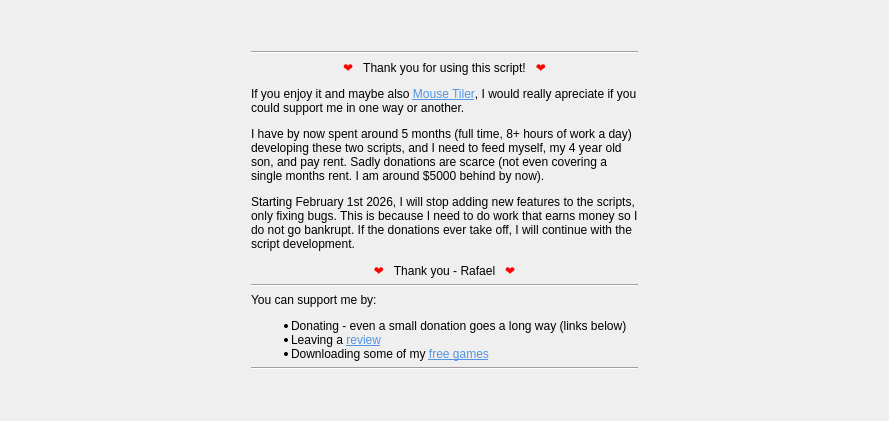
     <widget class="QWidget" name="tab_3">
      <attribute name="icon">
       <iconset theme="media-floppy"/>
      </attribute>
      <attribute name="title">
       <string>Other</string>
      </attribute>
      <layout class="QVBoxLayout" name="verticalLayout_12">
       <item>
        <spacer name="verticalSpacer_4">
         <property name="orientation">
          <enum>Qt::Orientation::Vertical</enum>
         </property>
         <property name="sizeHint" stdset="0">
          <size>
           <width>20</width>
           <height>40</height>
          </size>
         </property>
        </spacer>
       </item>
       <item>
        <layout class="QHBoxLayout" name="horizontalLayout_6">
         <item>
          <spacer name="horizontalSpacer_4">
           <property name="orientation">
            <enum>Qt::Orientation::Horizontal</enum>
           </property>
           <property name="sizeType">
            <enum>QSizePolicy::Policy::Minimum</enum>
           </property>
           <property name="sizeHint" stdset="0">
            <size>
             <width>240</width>
             <height>20</height>
            </size>
           </property>
          </spacer>
         </item>
         <item>
          <layout class="QVBoxLayout" name="verticalLayout_21">
           <item>
            <widget class="Line" name="line_13">
             <property name="orientation">
              <enum>Qt::Orientation::Horizontal</enum>
             </property>
            </widget>
           </item>
           <item>
            <widget class="QLabel" name="label_63">
             <property name="sizePolicy">
              <sizepolicy hsizetype="MinimumExpanding" vsizetype="Minimum">
               <horstretch>0</horstretch>
               <verstretch>0</verstretch>
              </sizepolicy>
             </property>
             <property name="text">
              <string>&lt;html&gt;&lt;head/&gt;&lt;body&gt;&lt;p align=&quot;center&quot;&gt;&lt;span style=&quot; font-weight:700; color:#ff0000;&quot;&gt;❤ &amp;nbsp; &lt;/span&gt;Thank you for using this script!&lt;span style=&quot; font-weight:700; color:#ff0000;&quot;&gt; &amp;nbsp; ❤&lt;/span&gt;&lt;/p&gt;&lt;p&gt;If you enjoy it and maybe also &lt;a href=&quot;https://store.kde.org/p/2334027&quot;&gt;&lt;span style=&quot; text-decoration: underline; color:#5294e2;&quot;&gt;Mouse Tiler&lt;/span&gt;&lt;/a&gt;, I would really apreciate if you could support me in one way or another.&lt;/p&gt;&lt;p&gt;I have by now spent around 5 months (full time, 8+ hours of work a day) developing these two scripts, and I need to feed myself, my 4 year old son, and pay rent. Sadly donations are scarce (not even covering a single months rent. I am around $5000 behind by now).&lt;/p&gt;&lt;p&gt;Starting February 1st 2026, I will stop adding new features to the scripts, only fixing bugs. This is because I need to do work that earns money so I do not go bankrupt. If the donations ever take off, I will continue with the script development.&lt;/p&gt;&lt;p align=&quot;center&quot;&gt;&lt;span style=&quot; font-weight:700; color:#ff0000;&quot;&gt;❤ &amp;nbsp; &lt;/span&gt;Thank you - Rafael&lt;span style=&quot; font-weight:700; color:#ff0000;&quot;&gt; &amp;nbsp; ❤&lt;/span&gt;&lt;/p&gt;&lt;/body&gt;&lt;/html&gt;</string>
             </property>
             <property name="alignment">
              <set>Qt::AlignmentFlag::AlignLeading|Qt::AlignmentFlag::AlignLeft|Qt::AlignmentFlag::AlignVCenter</set>
             </property>
             <property name="wordWrap">
              <bool>true</bool>
             </property>
             <property name="openExternalLinks">
              <bool>true</bool>
             </property>
            </widget>
           </item>
           <item>
            <widget class="Line" name="line_12">
             <property name="orientation">
              <enum>Qt::Orientation::Horizontal</enum>
             </property>
            </widget>
           </item>
           <item>
            <layout class="QHBoxLayout" name="horizontalLayout_7">
             <item>
              <widget class="QLabel" name="label_64">
               <property name="text">
                <string>&lt;html&gt;&lt;head/&gt;&lt;body&gt;&lt;p&gt;You can support me by:&lt;/p&gt;&lt;ul style=&quot;margin-top: 0px; margin-bottom: 0px; margin-left: 0px; margin-right: 0px; -qt-list-indent: 1;&quot;&gt;&lt;li style=&quot; margin-top:0px; margin-bottom:0px; margin-left:0px; margin-right:0px; -qt-block-indent:0; text-indent:0px;&quot;&gt;   Donating - even a small donation goes a long way (links below)&lt;/li&gt;&lt;li style=&quot; margin-top:0px; margin-bottom:0px; margin-left:0px; margin-right:0px; -qt-block-indent:0; text-indent:0px;&quot;&gt;   Leaving a &lt;a href=&quot;https://store.kde.org/p/2324743&quot;&gt;&lt;span style=&quot; text-decoration: underline; color:#5294e2;&quot;&gt;review&lt;/span&gt;&lt;/a&gt;&lt;/li&gt;&lt;li style=&quot; margin-top:0px; margin-bottom:0px; margin-left:0px; margin-right:0px; -qt-block-indent:0; text-indent:0px;&quot;&gt;   Downloading some of my &lt;a href=&quot;https://rxweb.epizy.com/&quot;&gt;&lt;span style=&quot; text-decoration: underline; color:#5294e2;&quot;&gt;free games&lt;/span&gt;&lt;/a&gt;&lt;/li&gt;&lt;/ul&gt;&lt;/body&gt;&lt;/html&gt;</string>
               </property>
               <property name="wordWrap">
                <bool>true</bool>
               </property>
               <property name="openExternalLinks">
                <bool>true</bool>
               </property>
              </widget>
             </item>
            </layout>
           </item>
           <item>
            <widget class="Line" name="line_14">
             <property name="orientation">
              <enum>Qt::Orientation::Horizontal</enum>
             </property>
            </widget>
           </item>
          </layout>
         </item>
         <item>
          <spacer name="horizontalSpacer_5">
           <property name="orientation">
            <enum>Qt::Orientation::Horizontal</enum>
           </property>
           <property name="sizeType">
            <enum>QSizePolicy::Policy::Minimum</enum>
           </property>
           <property name="sizeHint" stdset="0">
            <size>
             <width>240</width>
             <height>20</height>
            </size>
           </property>
          </spacer>
         </item>
        </layout>
       </item>
       <item>
        <spacer name="verticalSpacer_5">
         <property name="orientation">
          <enum>Qt::Orientation::Vertical</enum>
         </property>
         <property name="sizeHint" stdset="0">
          <size>
           <width>20</width>
           <height>40</height>
          </size>
         </property>
        </spacer>
       </item>
      </layout>
     </widget>
